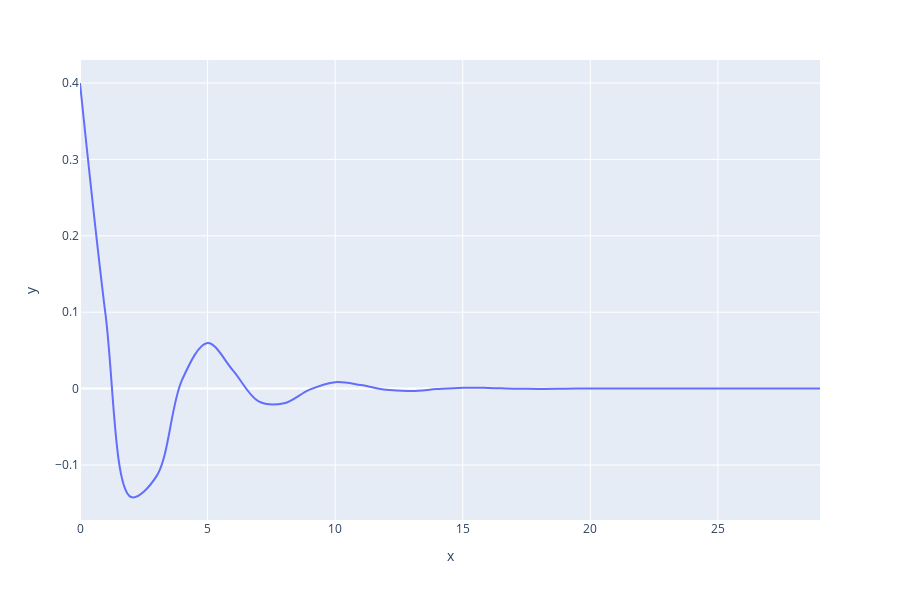

Here is the notebook cell this chart was saved with:
### Code cell
#--------------------------------------------------------------------------*
# underdamped harmonic motion 
m = 20   # mass of particel
k = 30   # force applied to particle     k = m*x     x=1.5
b = 15    # existing resitive force
A = 0.4    # Amplitide 
phi = math.pi  # angular velocity

tau = (2*m) / b     # time constant

w = math.sqrt( (k/m) - (b**2) / ((4*m)**2)) #frequency of oscillation
#--------------------------------------------------------------------------*

import plotly.express as px
data = Motion(w,tau)
px.line(x = [i for i in range(len(data))], y=data, line_shape="spline", render_mode="svg")#range_x=[-10,10], range_y=[-10,10], )

### Figure 1 — Plotly figure (JSON) as saved in the notebook; plotly's stock layout.template omitted (floating-point values rounded to 4 significant figures)
{"data": [{"hoverlabel": {"namelength": 0}, "hovertemplate": "x=%{x}<br>y=%{y}", "legendgroup": "", "line": {"color": "#636efa", "dash": "solid", "shape": "spline"}, "mode": "lines", "name": "", "showlegend": false, "type": "scatter", "x": [0, 1, 2, 3, 4, 5, 6, 7, 8, 9, 10, 11, 12, 13, 14, 15, 16, 17, 18, 19, 20, 21, 22, 23, 24, 25, 26, 27, 28, 29], "xaxis": "x", "y": [0.4, 0.09697, -0.1419, -0.1146, 0.01147, 0.0597, 0.02353, -0.01679, -0.01926, -0.001405, 0.008415, 0.004744, -0.001675, -0.003053, -0.000689, 0.001108, 0.0008627, -0.0001051, -0.0004585, -0.0001726, 0.0001329, 0.000146, 8.016e-06, -6.507e-05, -3.533e-05, 1.36e-05, 2.329e-05, 4.865e-06, -8.641e-06, -6.488e-06], "yaxis": "y"}], "layout": {"height": 600, "legend": {"tracegroupgap": 0}, "margin": {"t": 60}, "xaxis": {"anchor": "y", "domain": [0, 1], "title": {"text": "x"}}, "yaxis": {"anchor": "x", "domain": [0, 1], "title": {"text": "y"}}}}
